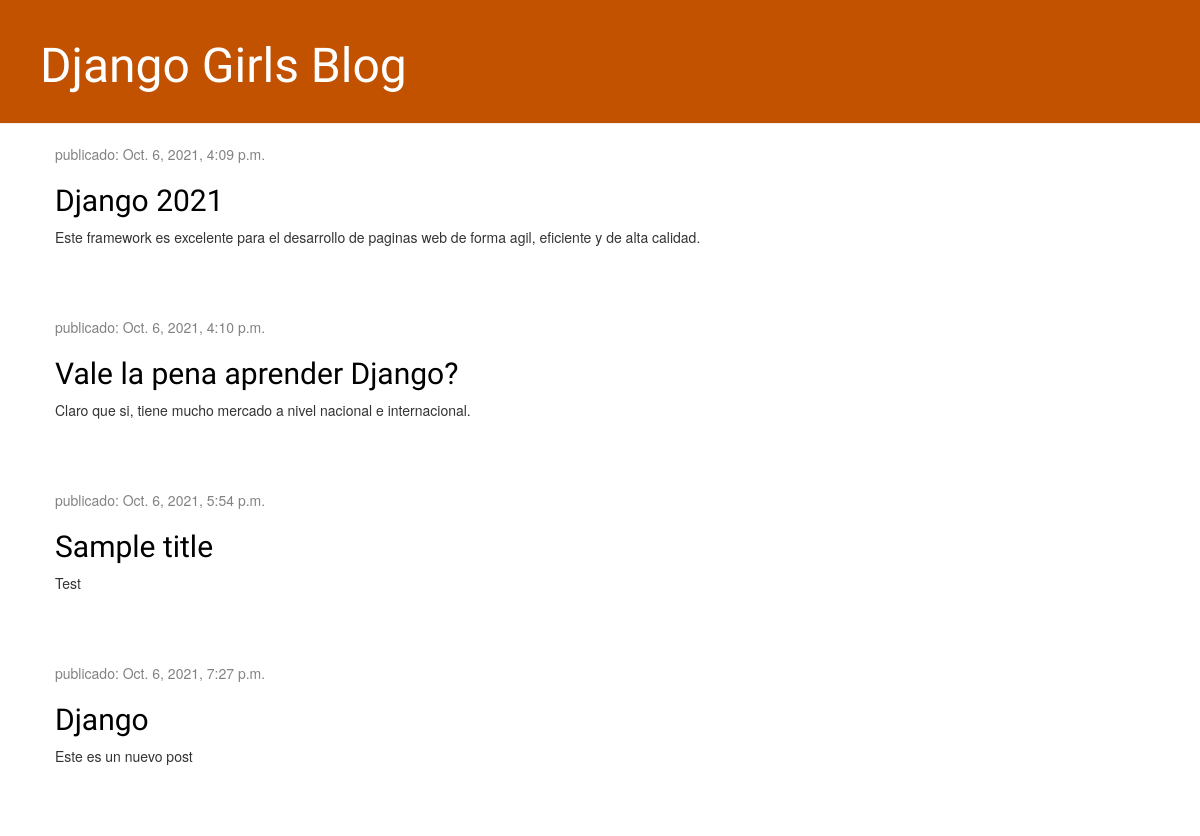
The app's page /, older data.
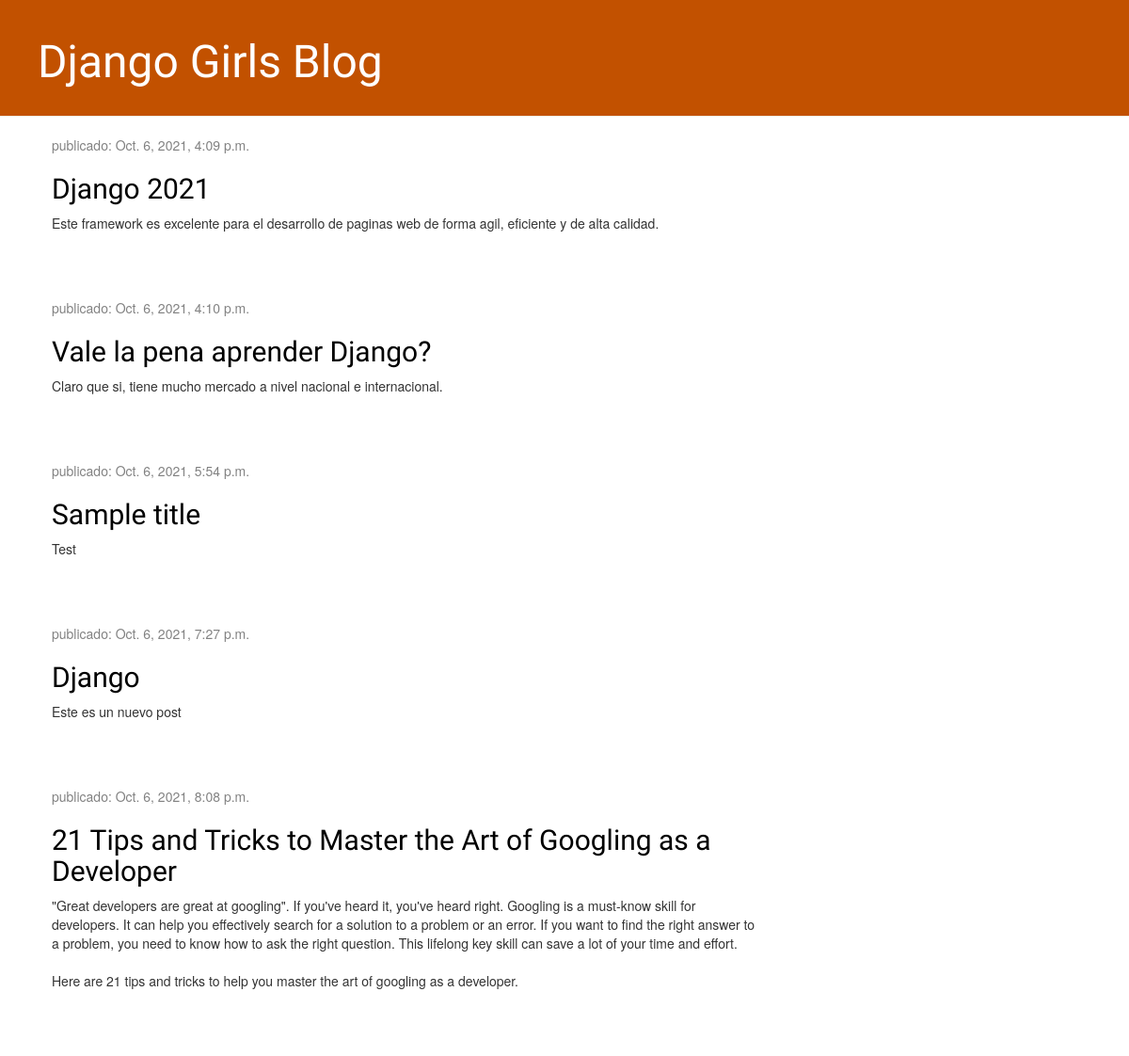
The same page, newer data.
### blog/models.py (models this page shows, shortened)
class Post(models.Model):
    author = models.ForeignKey('auth.User', on_delete=models.CASCADE)
    title = models.CharField(max_length=200)
    text = models.TextField()
    created_date = models.DateTimeField(default=timezone.now)
    published_date = models.DateTimeField(blank=True, null=True)

### blog/views.py (the view)
# urls.py: path('', views.post_list, name='post_list'),
def post_list(request):
    posts = Post.objects.filter(
        published_date__lte=timezone.now()).order_by('published_date')
    return render(request, 'blog/post_list.html', {'posts': posts})

### blog/templates/blog/post_list.html
           {% extends 'blog/base.html' %}
            {% block content %}
            {% for post in posts %}
                <div class="post">
                    <div class="date">
                        <p>publicado: {{ post.published_date }}</p>
                    </div>
                    <h2><a href="{% url 'post_detail' pk=post.pk %}">{{ post.title }}</a></h2>
                    <p>{{ post.text|linebreaksbr }}</p>
                </div>
            {% endfor %}
            {% endblock %}

Row changes from the older to the newer data that the page shows:
added Post: published_date "Oct. 6, 2021, 8:08 p.m.", title "21 Tips and Tricks to Master the Art of Googling as a Developer", text "\"Great developers are great at googling\". If you've heard it, you've heard right. Googling is a must-know skill for developers. It can help you effectively search for a solution to a problem or an error. If you want to find the right answer to a problem, you need to know how to ask the right question. This lifelong key skill can save a lot of your time and effort. Here are 21 tips and tricks to help you master the art of googling as a developer."
